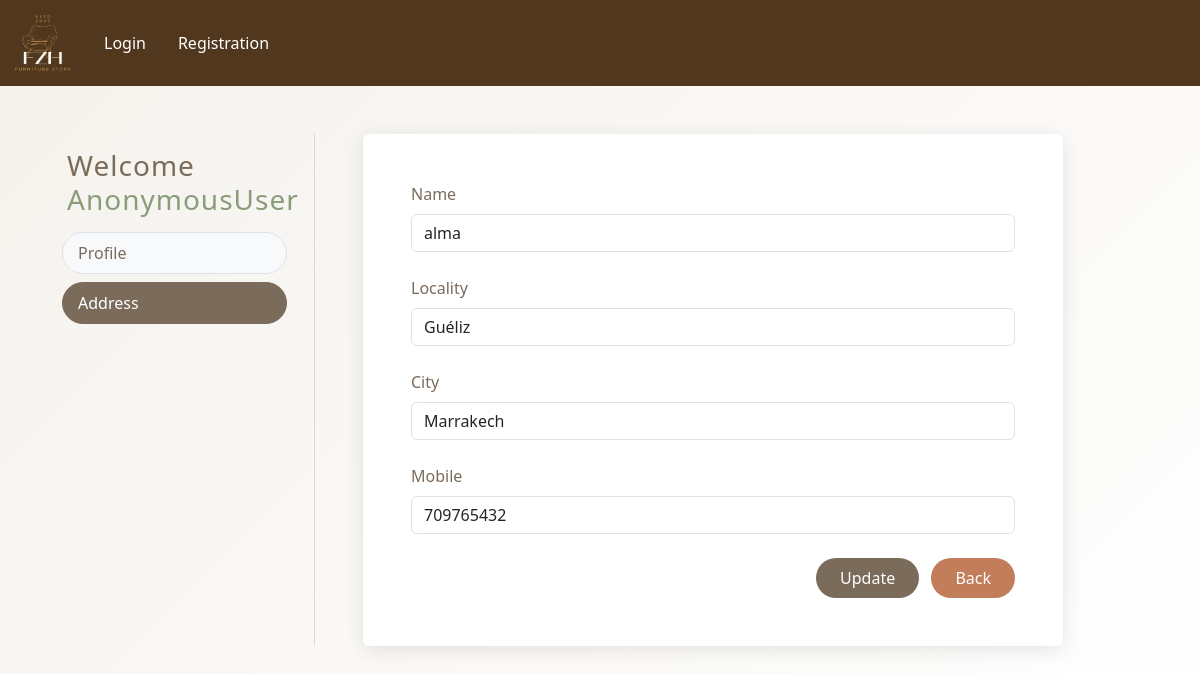
The page /updateAddress/2 on the database its author committed.
### app/models.py (models this page shows, shortened)
class Customer(models.Model):
    user = models.ForeignKey(User, on_delete=models.CASCADE)
    name = models.CharField(max_length=200)
    locality = models.CharField(max_length=200)
    city = models.CharField(max_length=50)
    mobile = models.IntegerField(default=0)

### app/views.py (the view, shortened to what this page needs)
# urls.py: path('updateAddress/<int:pk>', views.updateAddress.as_view(),name="updateAddress"),
class updateAddress(View):
    def get(self,request,pk):
        add = Customer.objects.get(pk=pk)
        form = CustomerProfileForm(instance=add)
        return render(request,"app/updateAddress.html",locals())

### app/forms.py
class CustomerProfileForm(forms.ModelForm):
    class Meta:
        model=Customer
        fields = ['id','name','locality','city','mobile']
        widgets={
            'name': forms.TextInput(attrs={'class': 'form-control'}),
            'locality': forms.TextInput(attrs={'class': 'form-control'}),
            'city': forms. TextInput (attrs={'class': 'form-control' }),
            'mobile': forms.NumberInput(attrs={'class': 'form-control'}),
        }

### app/templates/app/updateAddress.html (shortened to what this page needs)
{% extends 'app/base.html' %}
{% load static %}
{% block main-content %}
<div class="container my-5">
    <div class="row">
        <div class="col-sm-3 border-end">
            <div class="sidebar-content">
                <h3 class="welcome-msg mb-3">Welcome <span class="text-capitalize">{{request.user}}</span></h3>
                <div class="d-flex flex-column gap-2">
                    <a href="{% url 'profile' %}" class="btn btn-menu">Profile</a>
                    <a href="{% url 'address' %}" class="btn btn-menu active">Address</a>
                </div>
            </div>
        </div>
        <div class="col-sm-8 ps-5">
            <form action="" method="post" class="shadow p-5 rounded bg-white">
                {% for fm in form %}
                    <div class="mb-4">
                        <label class="form-label">{{fm.label}}</label>
                        {{fm}}
                    </div>
                {% endfor %}
                <div class="text-end mt-4">
                    <button type="submit" class="btn btn-primary px-4 py-2 me-2">Update</button>
                    <a href="{% url 'address' %}" type="button" class="btn btn-danger px-4 py-2">Back</a>
                </div>
            </form>
        </div>
    </div>
</div>
{% endblock main-content %}

### app/templates/app/updateAddress.html (style rules this page uses)
body { background: linear-gradient(135deg, #f5f2ed, #ffffff); font-family: 'Segoe UI', Tahoma, Geneva, Verdana, sans-serif; background-attachment: fixed; min-height: 100vh; }
.container { margin-top: 50px; }
h3.welcome-msg { color: #7a6b5a; font-weight: 400; letter-spacing: 1px; margin-left: 5px; }
.border-end { border-right: 1px solid rgba(122, 107, 90, 0.2) !important; }
.sidebar-content { padding: 15px 15px 15px 20px; }
.btn-menu { background-color: #f8f9fa; color: #7a6b5a; border: 1px solid #dee2e6; border-radius: 30px; text-align: left; padding: 8px 15px; transition: all 0.3s ease; }
.btn-menu.active { background-color: #7a6b5a; color: white; border-color: #7a6b5a; font-weight: 500; }
.shadow { background: #ffffff; border-radius: 15px; box-shadow: 0px 4px 20px rgba(0, 0, 0, 0.1) !important; }
.form-label { color: #7a6b5a; font-weight: 500; }
form input, form select { width: 100%; border: none; border-bottom: 2px solid #ccc; padding: 8px 10px; background: transparent; transition: all 0.3s ease; }
.text-capitalize { color: #8a9d7b; font-weight: 500; }
.btn-primary { background-color: #7a6b5a; border: none; border-radius: 30px; padding: 10px 20px; transition: all 0.3s ease; }
.btn-danger { background-color: #c27d5a; border: none; border-radius: 30px; padding: 10px 20px; transition: all 0.3s ease; }
.welcome-msg { margin-left: 5px; margin-top: 0; }

### rows shown on the page
Customer: form "alma" "Guéliz" "Marrakech" "709765432"

### other values the page prints
{{ request.user }} "AnonymousUser"
{{ fm.label }} "Name" "Locality" "City" "Mobile"
